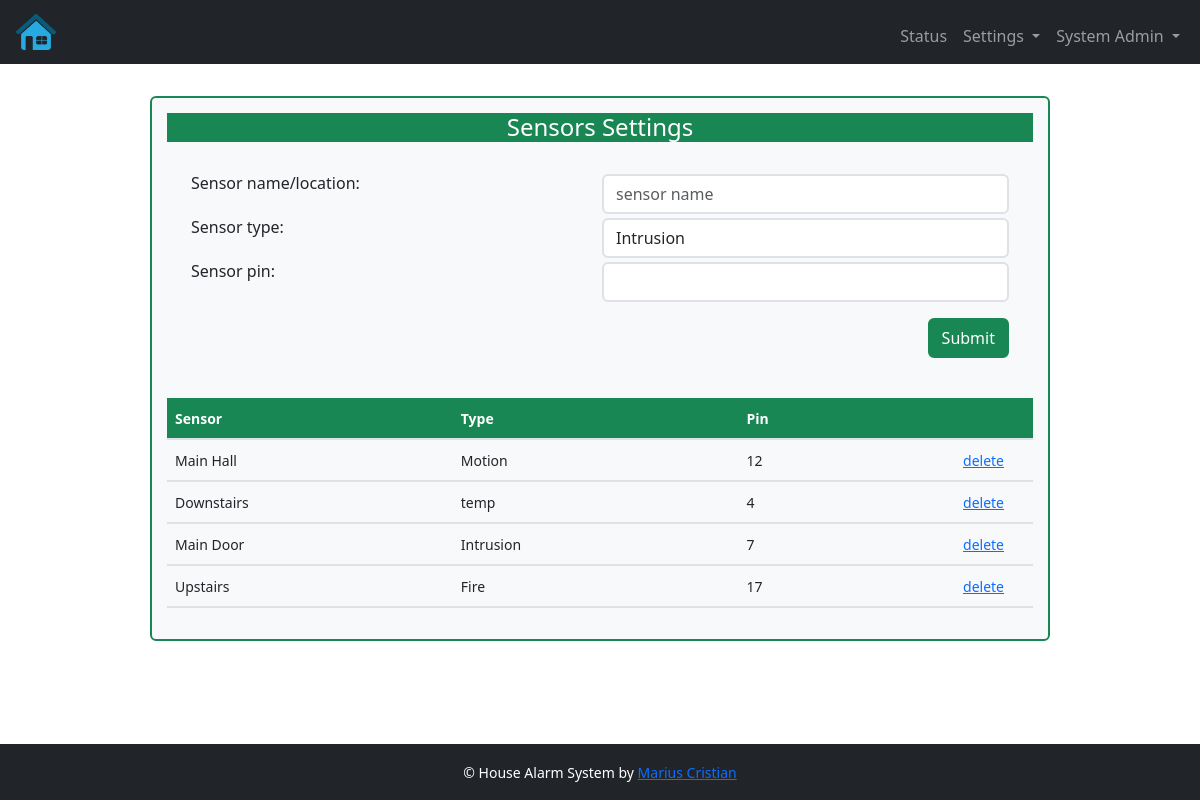
The page /sensors.php (signed in) on the database its author committed.
### tables this page shows
CREATE TABLE `sensors` (
  `id` int(10) UNSIGNED NOT NULL,
  `sensor_name` varchar(40) DEFAULT NULL,
  `sensor_type` varchar(10) NOT NULL,
  `sensor_pin` int(3) DEFAULT NULL
);

### web/sensors.php (the view, shortened to what this page needs)
<?php
include 'dbconnect.php';
include 'header.php';
?>
<div class="d-inline d-none d-sm-block">
  <div class="pt-5">
  </div>
</div>
<div class="container bg-light border border-2 border-success rounded-start rounded-end"
  style="max-width: 900px; padding: 15px; min-width: 100px !important;">
  <h4 class="text-center text-white text-solid bg-success">Sensors Settings</h4>
  <form class="password-strength form p-4" id="newuser" method="post" role="form">
    <div class="row g-1">
      <div class="col-6">
        <h6>Sensor name/location: </h6>
      </div>
      <div class="col-6">
        <input type="text" class="form-control" name="sensor" placeholder="sensor name">
      </div>
      <div class="col-6">
        <h6>Sensor type: </h6>
      </div>
      <div class="col-6">
        <select class="form-control" name="type" required>
          <option value="Intrusion">Intrusion</option>
        </select>
      </div>
      <div class="col-6">
        <h6>Sensor pin: </h6>
      </div>
      <div class="col-6">
        <div class="input-group">
          <input type="text" class="form-control" id="password-input" name="pin" autocomplete="off" required>
        </div>
        <div class="d-flex align-items-end justify-content-end ">
          <button class="btn btn-success" type="submit" name="btn-sensors">Submit</button>
        </div>
  </form>
</div>
<div class="table-wrapper">
  <table class="table table-nowrap border-sucess">
    <thead>
      <tr>
        <th class="text-white text-solid bg-success" style="width : 33%"><small>Sensor</small></th>
        <th class="text-white text-solid bg-success" style="width : 33%"><small>Type</small></th>
        <th class="text-white text-solid bg-success" style="width : 25%"><small>Pin</small></th>
        <th class="bg-success" style="width : 9%"></th>
      </tr>
    </thead>
    <tbody>
      <?php
      $query   = "SELECT * FROM sensors";
      $sensors = mysqli_query($mysqli, $query);
      if ($sensors->num_rows > 0) {
        while ($sensor = $sensors->fetch_assoc()) {
          $id    = $sensor['id'];
          $sname = $sensor['sensor_name'];
          $stype = $sensor['sensor_type'];
          $spin  = $sensor['sensor_pin'];
          ?>
          <tr>
            <td><small>
                <?php echo $sname ?? null; ?>
            </td>
            <td><small>
                <?php echo $stype ?? null; ?>
            </td>
            <td><small>
                <?php echo $spin ?? null; ?>
            </td>
            <td><a href="delete.php?data=sensors&id=<?php echo $id; ?>"><small>delete</small></td>
          </tr>
          <?php
        }
      }
      ?>
    </tbody>
  </table>
</div>
<?php
include 'footer.php';
?>

### web/header.php (shortened to what this page needs)
<?php
function PageName()
{
  return substr($_SERVER["REQUEST_URI"], strrpos($_SERVER["REQUEST_URI"], "/") + 1);
}
$current_page = PageName();
?>
<!DOCTYPE html>
<html lang="en">
<head>
  <link href="resources/bootstrap.min.css" rel="stylesheet"
>
  <link rel="stylesheet" href="resources/style.css">
  <link rel="stylesheet" href="resources/bootstrap-icons.css">
  <div class="pt-5">
    <nav
      class="navbar flex-sm-column flex-row flex-grow-1 align-items-center navbar-expand-lg navbar-dark bg-dark fixed-top main-navigation">
      <div class="container-fluid sticky-top">
        <a class="navbar-brand flex-sm-column flex-grow-1 align-items-center align-items-sm-end pt-1 px-1 text-white"
          href="index.php"><img src="images/hsa.png" height="36"></a>
        <div class="order-lg-2 d-lg-flex bg-dark w-100 sidebar pb-3 pb-lg-0 justify-content-end pt-2">
          <ul class="navbar-nav mr-auto mb-2 mb-lg-0 nav allign-items-start" id="pills-tab" role="tablist">
            <li clss="nav-item" role="presentation">
              <a class="nav-link d-flex <?php echo $current_page == 'index.php' ? 'active' : NULL ?>"
                aria-selected="false" href="index.php">Status</a>
            </li>
            <?php
            if ($_SESSION['access'] == "admin") {
              echo '<li class="nav-item dropdown">
          <a class="nav-link dropdown-toggle" id="dropdown" role="button" data-bs-toggle="dropdown" aria-expanded="false">
            Settings
          </a>
          <ul class="dropdown-menu dropdown-menu-dark" aria-labelledby="dropdown">
            <li class="nav-item">
             <a class="dropdown-item" href="email.php">Email</a></li>
            <li class="nav-item">
            <li><hr class="dropdown-divider"></li>
             <a class="dropdown-item" href="sensors.php">Sensors</a></li>
            <li class="nav-item">
             <li><hr class="dropdown-divider"></li>
             <a class="dropdown-item" href="network.php">Network</a></li>
            <li class="nav-item">
             <li><hr class="dropdown-divider"></li>
             <a class="dropdown-item" href="timezone.php">Timezone</a></li>
            </ul>';
            } ?>
            <li class="nav-item dropdown">
              <a class="nav-link dropdown-toggle" id="dropdown" role="button" data-bs-toggle="dropdown"
                aria-expanded="false">
                <?php echo $_SESSION['name']; ?>
              </a>
            </li>
          </ul>
        </div>
      </div>
    </nav>
  </div>
</head>

### web/footer.php (shortened to what this page needs)
<footer class="fixed-bottom bg-dark mt-auto flex-sm-column flex-row flex-grow-1 align-items-center px-3 pt-3">
    <p class="text-white text-center"><small>&copy; House Alarm System by <a
                href="https://www.linkedin.com/in/mariusnet/">Marius Cristian</a></small></p>
</footer>
</html>

### web/resources/style.css (style rules this page uses)
.sidebar, .overlay { position: fixed; top: 0; bottom: 0; }
.sidebar { left: -100%; max-width: 200px; transition: all ease 0.25s; overflow-y: auto; z-index: 1032; }
@media (min-width: 992px) { .sidebar { position: relative; top: auto; bottom: auto; left: auto; flex-direction: row; max-width: 100%; transform: none; transition: none; overflow-y: visible; z-index: auto; } }

### rows shown on the page
sensors: sensor_name "Main Hall", sensor_type "Motion", sensor_pin "12"
sensors: sensor_name "Downstairs", sensor_type "temp", sensor_pin "4"
sensors: sensor_name "Main Door", sensor_type "Intrusion", sensor_pin "7"
sensors: sensor_name "Upstairs", sensor_type "Fire", sensor_pin "17"

### other values the page prints
$_SESSION['name'] "System Admin"
